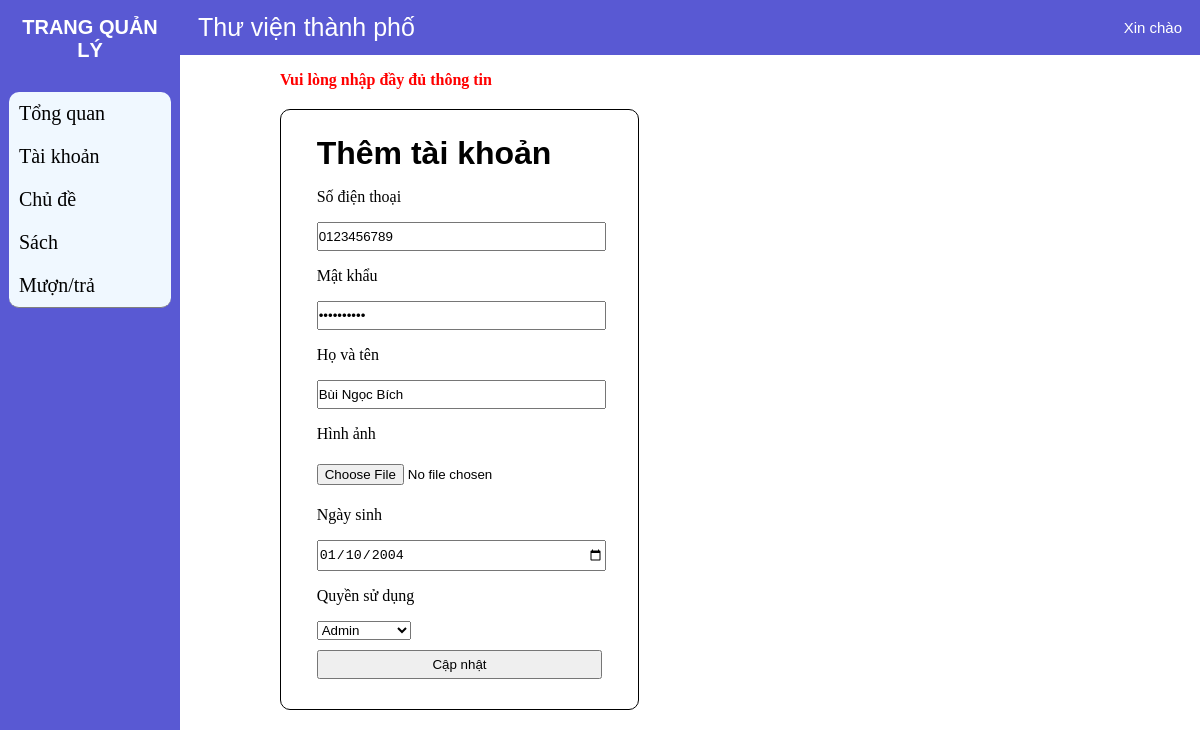
Screenshot of /btl_web/admin/index.php?page_layout=suataikhoan&id=1 with the database file from the repository.
### tables this page shows
CREATE TABLE IF NOT EXISTS tai_khoan (
  	MaTK int PRIMARY KEY AUTO_INCREMENT,
  	SoDienThoai varchar(10) NOT NULL,
  	MatKhau varchar(50) NOT NULL,
  	HoTen varchar(50) NOT NULL,
  	HinhAnh varchar(50),
    NgaySinh date,
  	ViTien int NOT NULL DEFAULT 0,
  	MaQuyen int NOT NULL DEFAULT 1,
   	FOREIGN KEY (MaQuyen) REFERENCES quyen(MaQuyen) ON DELETE CASCADE ON UPDATE CASCADE
);

### btl_web/admin/taikhoan/quantri-taikhoan-sua.php (the view, shortened to what this page needs)
<?php
    include("connect.php");
    $id = $_GET['id'];
    if(!empty($_POST["so-dien-thoai"])&&
    !empty($_POST["mat-khau"])&&
    !empty($_POST["ho-ten"])&&
    !empty($_POST["ngay-sinh"])&&
    !empty($_POST["quyen"])){
        $soDienThoai = $_POST["so-dien-thoai"];
        $matKhau = $_POST["mat-khau"];
        $hoTen = $_POST["ho-ten"];
        $ngaySinh = $_POST["ngay-sinh"];
        $quyen = $_POST["quyen"];
    $sqlOld = "SELECT HinhAnh FROM tai_khoan WHERE MaTK = '$id'";
    $resultOld = mysqli_query($conn, $sqlOld);
    $oldData = mysqli_fetch_assoc($resultOld);
    $oldImage = $oldData["hinh_anh"];
    if ($_FILES["fileToUpload"]["error"] == 4) {
        $target_file = $oldImage;
    }
    else {
        $target_dir = "uploads/";
        $target_file = $target_dir . basename($_FILES["fileToUpload"]["name"]);
        $uploadOk = 1;
        $imageFileType = strtolower(pathinfo($target_file, PATHINFO_EXTENSION));
        $check = getimagesize($_FILES["fileToUpload"]["tmp_name"]);
        if ($check === false) {
            echo "File không phải ảnh.";
            $uploadOk = 0;
        }
        if ($_FILES["fileToUpload"]["size"] > 10000000) {
            echo "File quá lớn";
            $uploadOk = 0;
        }
        if ($imageFileType != "jpg" && $imageFileType != "jpeg" &&
            $imageFileType != "png" && $imageFileType != "gif") {
            echo "Chỉ cho phép file JPG, PNG, GIF.";
            $uploadOk = 0;
        }
        if ($uploadOk == 1) {
            move_uploaded_file($_FILES["fileToUpload"]["tmp_name"], $target_file);
        } else {
            $target_file = $oldImage;
        }
    }
    $sql = "UPDATE `tai_khoan` SET `SoDienThoai`='$soDienThoai',`MatKhau`='$matKhau',`HoTen`='$hoTen',`HinhAnh`='$target_file',`NgaySinh`='$ngaySinh',`MaQuyen`='$quyen' WHERE MaTK = '$id'";
    mysqli_query($conn, $sql);
    header('Location: index.php?page_layout=taikhoan');
    exit();
}
else {
    echo '<p class="warning">Vui lòng nhập đầy đủ thông tin</p>';
}
?>
<!DOCTYPE html>
<html lang="en">
<head>
</head>
<body>
    <?php
        include("connect.php");
        $sql = "SELECT tk.*, q.Quyen FROM tai_khoan tk JOIN quyen q ON tk.MaQuyen = q.MaQuyen WHERE MaTK = '$id'";
        $result = mysqli_query($conn, $sql);
        $row = mysqli_fetch_array($result)
    ?>
    <div class="container">
    <form action="index.php?page_layout=suataikhoan&id=<?php echo $id; ?>" method="post" enctype="multipart/form-data">
        <h1>Thêm tài khoản</h1>
        <div class="box1">
            <p>Số điện thoại</p>
            <input type="text" name="so-dien-thoai" placeholder="Nhập số điện thoại: 0xx.xxx.xxxx" value="<?php echo $row['SoDienThoai']?>">
        </div>
        <div class="box1">
            <p>Mật khẩu</p>
            <input type="password" name="mat-khau" placeholder="Mật khẩu" value="<?php echo $row['MatKhau']?>">
        </div>
        <div class="box1">
            <p>Họ và tên</p>
            <input type="text" name="ho-ten" placeholder="Họ và tên" value="<?php echo $row['HoTen']?>">
        </div>
        <div class="box1">
            <p>Hình ảnh</p>
            <input type="file" name="fileToUpload" placeholder="Hình ảnh">
        </div>
        <div class="box1">
            <p>Ngày sinh</p>
            <input type="date" name="ngay-sinh" placeholder="Ngày sinh" value="<?php echo $row['NgaySinh']?>">
        </div>
        <div class="box1">
            <p>Quyền sử dụng</p>
            <select name="quyen">
                <option value="2" <?php echo ($row['MaQuyen'] == 2) ? "selected" : ""; ?>>Admin</option>
            </select>
        </div>
        <div class="box1"><input type="submit" value="Cập nhật"></div>
    </form>
</body>
</html>

### btl_web/admin/quantri-taikhoan.css (style rules this page uses)
body { display: flex; width: 100%; margin: 0px; }
.container { display: flex; align-items: center; justify-content: space-between; margin: 10px; }
.container h1 { font-family: Arial, Helvetica, sans-serif; }

### btl_web/admin/taikhoan/quantri-taikhoan-sua.php (style rules this page uses)
.warning { margin-left: 100px; }
h1 { margin: 5px 0px; }
.container { border: 1px solid black; border-radius: 10px; width: 35%; padding: 20px 0; display: flex; justify-content: center; margin-top: 20px; margin-left: 100px; }
form { width:80%; }
input { width:100%; padding: 5px 0; }
.box1 { width:100%; margin: 10px 0; }
.warning { color: red; font-weight: bold; }

### rows the page displays
tai_khoan: so-dien-thoai "0123456789", ho-ten "Bùi Ngọc Bích", ngay-sinh "01/10/2004", quyen "Admin"
